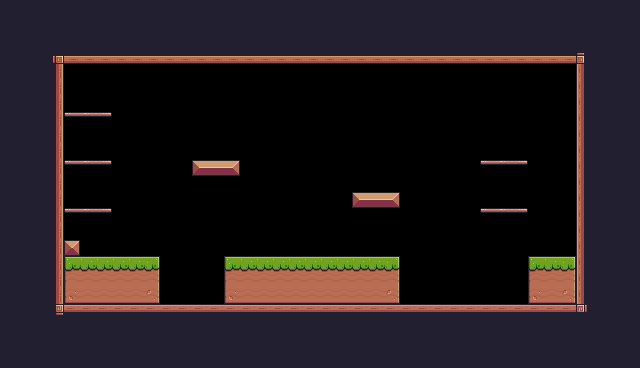

This game map was drawn from its Tiled (.tmx) file and the tilesets committed beside it. A one-line description and the full map source follow:
An orthogonal 40x23 tile map with 16x16 px tiles, 1 tile layer (Background) and 16 objects (5x Platform, Player, Enemy).

<map version="1.10" tiledversion="1.10.2" orientation="orthogonal" renderorder="right-down" width="40" height="23" tilewidth="16" tileheight="16" infinite="0" nextlayerid="4" nextobjectid="34">
 <tileset firstgid="1" source="Pixel Adventure.tsx" />
 <layer id="1" name="Background" width="40" height="23">
  <data encoding="csv">
24,24,24,24,24,24,24,24,24,24,24,24,24,24,24,24,24,24,24,24,24,24,24,24,24,24,24,24,24,24,24,24,24,24,24,24,24,24,24,24,
24,24,24,24,24,24,24,24,24,24,24,24,24,24,24,24,24,24,24,24,24,24,24,24,24,24,24,24,24,24,24,24,24,24,24,24,24,24,24,24,
24,24,24,24,24,24,24,24,24,24,24,24,24,24,24,24,24,24,24,24,24,24,24,24,24,24,24,24,24,24,24,24,24,24,24,24,24,24,24,24,
24,24,24,92,134,134,134,134,134,134,134,134,134,134,134,134,134,134,134,134,134,134,134,134,134,134,134,134,134,134,134,134,134,134,134,134,93,24,24,24,
24,24,24,113,0,0,0,0,0,0,0,0,0,0,0,0,0,0,0,0,0,0,0,0,0,0,0,0,0,0,0,0,0,0,0,0,111,24,24,24,
24,24,24,113,0,0,0,0,0,0,0,0,0,0,0,0,0,0,0,0,0,0,0,0,0,0,0,0,0,0,0,0,0,0,0,0,111,24,24,24,
24,24,24,113,0,0,0,0,0,0,0,0,0,0,0,0,0,0,0,0,0,0,0,0,0,0,0,0,0,0,0,0,0,0,0,0,111,24,24,24,
24,24,24,113,40,41,42,0,0,0,0,0,0,0,0,0,0,0,0,0,0,0,0,0,0,0,0,0,0,0,0,0,0,0,0,0,111,24,24,24,
24,24,24,113,0,0,0,0,0,0,0,0,0,0,0,0,0,0,0,0,0,0,0,0,0,0,0,0,0,0,0,0,0,0,0,0,111,24,24,24,
24,24,24,113,0,0,0,0,0,0,0,0,0,0,0,0,0,0,0,0,0,0,0,0,0,0,0,0,0,0,0,0,0,0,0,0,111,24,24,24,
24,24,112,113,40,41,42,0,0,0,0,0,13,14,15,0,0,0,0,0,0,0,0,0,0,0,0,0,0,0,40,41,42,0,0,0,111,24,24,24,
24,24,112,113,0,0,0,0,0,0,0,0,0,0,0,0,0,0,0,0,0,0,0,0,0,0,0,0,0,0,0,0,0,0,0,0,111,24,24,24,
24,24,112,113,0,0,0,0,0,0,0,0,0,0,0,0,0,0,0,0,0,0,13,14,15,0,0,0,0,0,0,0,0,0,0,0,111,24,24,24,
24,24,112,113,40,41,42,0,0,0,0,0,0,0,0,0,0,0,0,0,0,0,0,0,0,0,0,0,0,0,40,41,42,0,0,0,111,24,24,24,
24,24,112,113,0,0,0,0,0,0,0,0,0,0,0,0,0,0,0,0,0,0,0,0,0,0,0,0,0,0,0,0,0,0,0,0,111,24,24,24,
24,24,24,113,35,0,0,0,0,0,0,0,0,0,0,0,0,0,0,0,0,0,0,0,0,0,0,0,0,0,0,0,0,0,0,0,111,24,24,24,
24,24,24,113,7,8,8,8,8,9,0,0,0,0,7,8,8,8,8,8,8,8,8,8,9,0,0,0,0,0,0,0,0,7,8,9,111,24,24,24,
24,24,24,113,29,30,30,30,30,31,0,0,0,0,29,30,30,30,30,30,30,30,30,30,31,0,0,0,0,0,0,0,0,29,30,31,111,24,24,24,
24,24,24,113,51,52,52,52,52,53,0,0,0,0,51,52,52,52,52,52,52,52,52,52,53,0,0,0,0,0,0,0,0,51,52,53,111,24,24,24,
24,24,24,114,90,90,90,90,90,90,90,90,90,90,90,90,90,90,90,90,90,90,90,90,90,90,90,90,90,90,90,90,90,90,90,90,115,24,24,24,
24,24,24,24,24,24,24,24,24,24,24,24,24,24,24,24,24,24,24,24,24,24,24,24,24,24,24,24,24,24,24,24,24,24,24,24,24,24,24,24,
24,24,24,24,24,24,24,24,24,24,24,24,24,24,24,24,24,24,24,24,24,24,24,24,24,24,24,24,24,24,24,24,24,24,24,24,24,24,24,24,
24,24,24,24,24,24,24,24,24,24,24,24,24,24,24,24,24,24,24,24,24,24,24,24,24,24,24,24,24,24,24,24,24,24,24,24,24,24,24,24
</data>
 </layer>
 <objectgroup id="2" name="Spawnpoints">
  <object id="4" name="Player" type="Player" x="128" y="224" width="32" height="32" />
  <object id="22" name="Enemy" type="Enemy" x="496" y="272" width="32" height="32" />
 </objectgroup>
 <objectgroup id="3" name="Collisions">
  <object id="7" x="48" y="48" width="16" height="272" />
  <object id="8" x="64" y="48" width="528" height="16" />
  <object id="9" x="576" y="64" width="16" height="256" />
  <object id="10" x="64" y="304" width="512" height="16" />
  <object id="11" x="64" y="240" width="16" height="16" />
  <object id="12" x="64" y="256" width="96" height="48" />
  <object id="13" x="192" y="160" width="48" height="16" />
  <object id="14" x="352" y="192" width="48" height="16" />
  <object id="16" type="Platform" x="480" y="208" width="48" height="16" />
  <object id="17" type="Platform" x="480" y="160" width="48" height="16" />
  <object id="18" type="Platform" x="64" y="160" width="48" height="16" />
  <object id="19" type="Platform" x="64" y="112" width="48" height="16" />
  <object id="20" type="Platform" x="64" y="208" width="48" height="16" />
  <object id="33" x="224" y="256" width="176" height="48" />
 </objectgroup>
</map>
